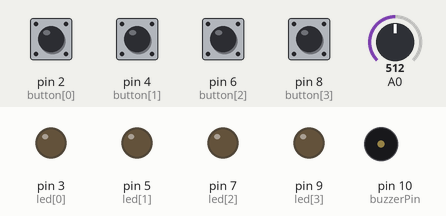
This sketch was run on a simulated Arduino Uno, built with avr-gcc and run on an emulated ATmega328P. Parts: output pins drawn as LEDs (lit = HIGH), buzzer (waves = sounding). Dashed ring = blinking. The test bench sets the inputs (shaded band); at power-on: pin 2 (button[0]), pin 4 (button[1]), pin 6 (button[2]), pin 8 (button[3]) HIGH, A0 = 512. Random numbers use the default seed unless the sketch sets one.

Above: at 10.8 s.
10.9 s: pin 6 (button[2]) pulled LOW for 0.15 s
At 11.02 s:
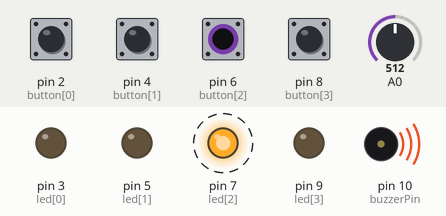
14.0 s: pin 6 (button[2]) pulled LOW for 1 s
At 16.8 s:
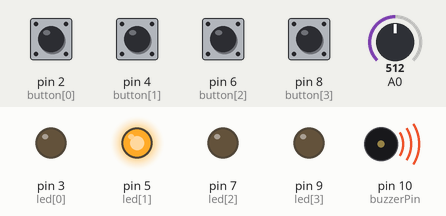
17.5 s: pin 2 (button[0]) pulled LOW for 0.15 s
At 23.8 s:
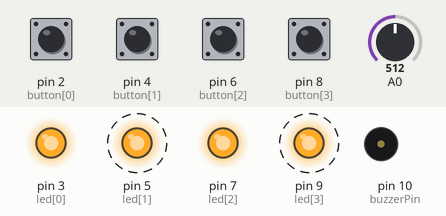
Timing chart, 0 to 32.6 s (numbered marks = the images above; inputs shaded):
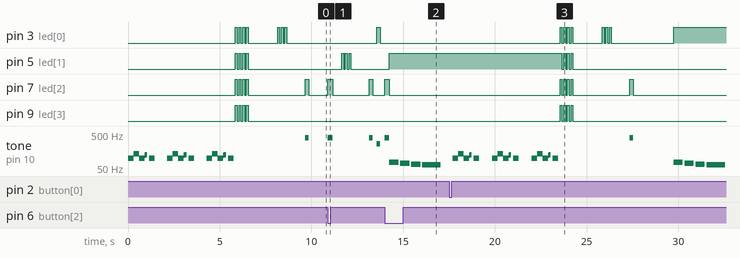

Measured:
- after the input at 10.9 s, pin 5 (led[1]): alternates HIGH for 0.10 s and LOW for 0.10 s, 6 changes in all, then stays LOW, starting after 0.75 s; pin 7 (led[2]): alternates HIGH for 0.23 s and LOW for 2.0 s, starting at once
- after the input at 14.0 s, pin 7 (led[2]): LOW → HIGH at once, → LOW 0.25 s later
- after the input at 17.5 s, pin 3 (led[0]): LOW → HIGH after 6.1 s, → LOW 0.10 s later, → HIGH 0.10 s later, → LOW 0.10 s later, … (15 changes in this stretch); pin 5 (led[1]): alternates HIGH for 0.10 s and LOW for 0.10 s, 7 changes in all, then stays LOW, starting after 6.2 s
- by itself, tone on pin 10 (buzzerPin): plays 98 Hz for 0.30 s, 131 Hz for 0.30 s, 98 Hz for 0.30 s, 117 Hz for 0.05 s, 123 Hz for 0.10 s, 98 Hz for 0.30 s … (19 notes in this stretch)

The sketch:

COMP444_2C_SimonSays_2PlayerMode.ino
```cpp
int button[] = { 2, 4, 6, 8 };
int led[] = { 3, 5, 7, 9 };
int tones[] = { 262, 330, 392, 494 };

int roundsToWin = 10;
int buttonSequence[16];

int buzzerPin = 10;

int pressedButton = 4;
int roundCounter = 1;

long startTime = 0;
long timeLimit = 2000;

boolean gameStarted = false;


void setup() {
  pinMode(button[0], INPUT_PULLUP);
  pinMode(button[1], INPUT_PULLUP);
  pinMode(button[2], INPUT_PULLUP);
  pinMode(button[3], INPUT_PULLUP);

  pinMode(led[0], OUTPUT);
  pinMode(led[1], OUTPUT);
  pinMode(led[2], OUTPUT);
  pinMode(led[3], OUTPUT);

  pinMode(buzzerPin, OUTPUT);

  //Serial.begin(9600); for troubleshooting
}

void loop() {
  if (gameStarted == false) {
    startSequence();
    //Serial.print("roundsToWin"); troubleshooting
    //Serial.print(roundsToWin);
    roundCounter = 0;
    delay(1500);
    gameStarted = true;
  }

  if (roundCounter % 2 == 0) {
    digitalWrite(led[0], HIGH);
    delay(100);
    digitalWrite(led[0], LOW);
    delay(100);
    digitalWrite(led[0], HIGH);
    delay(100);
    digitalWrite(led[0], LOW);
    delay(100);
    digitalWrite(led[0], HIGH);
    delay(100);
    digitalWrite(led[0], LOW);
    delay(1000);
  } else {
    digitalWrite(led[1], HIGH);
    delay(100);
    digitalWrite(led[1], LOW);
    delay(100);
    digitalWrite(led[1], HIGH);
    delay(100);
    digitalWrite(led[1], LOW);
    delay(100);
    digitalWrite(led[1], HIGH);
    delay(100);
    digitalWrite(led[1], LOW);
    delay(1000);
  }

  for (int i = 0; i <= roundCounter; i++) {

    flashLED(buttonSequence[i]);
    delay(200);
    allLEDoff();
    delay(200);
  }

  for (int i = 0; i <= roundCounter; i++) {
    startTime = millis();

    while (gameStarted == true) {

      pressedButton = buttonCheck();

      if (pressedButton < 4) {
        flashLED(pressedButton);

        if (pressedButton == buttonSequence[i]) {
          delay(250);
          allLEDoff();
          break;
        } else {
          //Serial.println("LoserroundCounter:"); troubleshooting
          //Serial.print(roundCounter);
          loseSequence();
          break;
        }
      } else {
        allLEDoff();
      }

      if (millis() - startTime > timeLimit) {
        //Serial.print(roundCounter); troubleshooting
        loseSequence();
        break;
      }
    }
  }
  if (gameStarted == true) {
    roundCounter = roundCounter + 1;

    if (roundCounter >= roundsToWin) {
      //Serial.println("WinnerroundCounter:"); troubleshooting
      //Serial.print(roundCounter);
      winSequence();
    }
    delay(500);
  }
}

//--------------------FUNCTIONS----------------------------

void flashLED(int ledNumber) {
  digitalWrite(led[ledNumber], HIGH);
  tone(buzzerPin, tones[ledNumber]);
}

void allLEDoff() {
  digitalWrite(led[0], LOW);
  digitalWrite(led[1], LOW);
  digitalWrite(led[2], LOW);
  digitalWrite(led[3], LOW);

  noTone(buzzerPin);
}

int buttonCheck() {
  if (digitalRead(button[0]) == LOW) {
    return 0;
  } else if (digitalRead(button[1]) == LOW) {
    return 1;
  } else if (digitalRead(button[2]) == LOW) {
    return 2;
  } else if (digitalRead(button[3]) == LOW) {
    return 3;
  } else {
    return 4;
  }
}

void startSequence() {

  randomSeed(analogRead(A0));
  roundsToWin = round(random(1, 16));
  //roundsToWin = round(random(1, 6)); easy testing

  //randomSeed(1); repeats same pattern every time for easy testing
  for (int i = 0; i <= roundsToWin; i++) {
    buttonSequence[i] = round(random(0, 4));
  }

  tone(buzzerPin, 98, 300);  //G2
  delay(300);
  tone(buzzerPin, 131, 300);  //C3
  delay(300);
  tone(buzzerPin, 98, 300);  //G2
  delay(300);
  tone(buzzerPin, 117, 50);  //Bb2
  delay(50);
  tone(buzzerPin, 123, 100);  //B2
  delay(200);
  tone(buzzerPin, 98, 300);  //G
  delay(1000);
  tone(buzzerPin, 98, 300);  //G2
  delay(300);
  tone(buzzerPin, 131, 300);  //C3
  delay(300);
  tone(buzzerPin, 98, 300);  //G2
  delay(300);
  tone(buzzerPin, 117, 50);  //Bb2
  delay(50);
  tone(buzzerPin, 123, 100);  //B2
  delay(200);
  tone(buzzerPin, 98, 300);  //G
  delay(1000);
  tone(buzzerPin, 98, 300);  //G2
  delay(300);
  tone(buzzerPin, 131, 300);  //C3
  delay(300);
  tone(buzzerPin, 98, 300);  //G2
  delay(300);
  tone(buzzerPin, 117, 50);  //Bb2
  delay(50);
  tone(buzzerPin, 123, 100);  //B2
  delay(200);
  tone(buzzerPin, 98, 300);  //G
  delay(400);

  for (int i = 0; i <= 3; i++) {

    //tone(buzzerPin, tones[i], 200);

    digitalWrite(led[0], HIGH);
    digitalWrite(led[1], HIGH);
    digitalWrite(led[2], HIGH);
    digitalWrite(led[3], HIGH);

    delay(100);

    digitalWrite(led[0], LOW);
    digitalWrite(led[1], LOW);
    digitalWrite(led[2], LOW);
    digitalWrite(led[3], LOW);

    delay(100);
  }
}

void winSequence() {

  if (roundCounter % 2 == 0) {
    digitalWrite(led[0], LOW);
    digitalWrite(led[1], HIGH);
    digitalWrite(led[2], LOW);
    digitalWrite(led[3], LOW);
  } else if (roundCounter % 2 == 1) {
    digitalWrite(led[0], HIGH);
    digitalWrite(led[1], LOW);
    digitalWrite(led[2], LOW);
    digitalWrite(led[3], LOW);
  }

  tone(buzzerPin, 196, 150);  //G3
  delay(175);
  tone(buzzerPin, 262, 150);  // C4
  delay(175);
  tone(buzzerPin, 330, 150);  // E4
  delay(175);
  tone(buzzerPin, 392, 150);  //G4
  delay(175);
  tone(buzzerPin, 523, 150);  //C5
  delay(175);
  tone(buzzerPin, 659, 150);  //E5
  delay(175);
  tone(buzzerPin, 784, 400);  //G5
  delay(475);
  tone(buzzerPin, 659, 150);  //E5
  delay(300);


  tone(buzzerPin, 208, 150);  //Ab3
  delay(175);
  tone(buzzerPin, 262, 150);  // C4
  delay(175);
  tone(buzzerPin, 311, 150);  // Eb4
  delay(175);
  tone(buzzerPin, 415, 150);  //Ab4
  delay(175);
  tone(buzzerPin, 523, 150);  //C5
  delay(175);
  tone(buzzerPin, 622, 150);  //Eb5
  delay(175);
  tone(buzzerPin, 831, 400);  //Ab5
  delay(475);
  tone(buzzerPin, 622, 150);  //Eb5
  delay(300);

  tone(buzzerPin, 233, 150);  //Bb3
  delay(175);
  tone(buzzerPin, 294, 150);  // D4
  delay(175);
  tone(buzzerPin, 349, 150);  // F4
  delay(175);
  tone(buzzerPin, 466, 150);  //Bb4
  delay(175);
  tone(buzzerPin, 587, 150);  //D5
  delay(175);
  tone(buzzerPin, 698, 150);  //F5
  delay(175);
  tone(buzzerPin, 932, 400);  //Bb5
  delay(475);
  tone(buzzerPin, 932, 150);  //Bb5
  delay(200);
  tone(buzzerPin, 932, 150);  //Bb5
  delay(200);
  tone(buzzerPin, 932, 150);  //Bb5
  delay(200);
  tone(buzzerPin, 1046, 1000);  //C6
  delay(1000);

  do {
    pressedButton = buttonCheck();
  } while (pressedButton > 3);
  delay(100);

  gameStarted = false;
}

void loseSequence() {
  if (roundCounter % 2 == 0) {
    digitalWrite(led[0], HIGH);
    digitalWrite(led[1], LOW);
    digitalWrite(led[2], LOW);
    digitalWrite(led[3], LOW);
  } else if (roundCounter % 2 == 1) {
    digitalWrite(led[0], LOW);
    digitalWrite(led[1], HIGH);
    digitalWrite(led[2], LOW);
    digitalWrite(led[3], LOW);
  }

  tone(buzzerPin, 73, 500);  //D
  delay(600);
  tone(buzzerPin, 69, 500);  //Db
  delay(600);
  tone(buzzerPin, 65, 500);  //C
  delay(600);
  tone(buzzerPin, 62, 1000);  //B
  delay(110);

  do {
    pressedButton = buttonCheck();
  } while (pressedButton > 3);
  delay(200);

  gameStarted = false;
}
```
